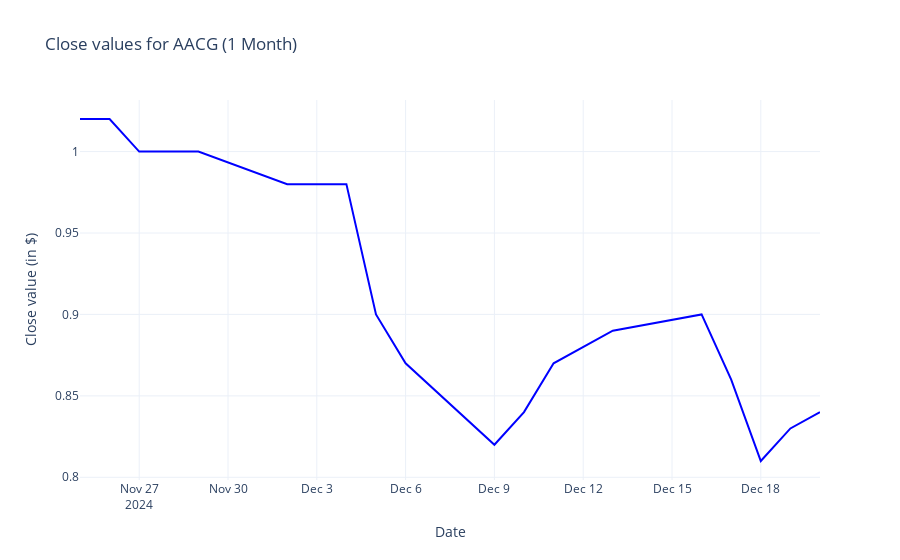

The code cell stored with this chart in its notebook:
### Markdown cell above
3. Analysis and visualizations

### Code cell
def filter_data_by_period(ticker,periode):
    dateToday=datetime.today()

    if periode=="1 Day":
        yesterday=dateToday-timedelta(days=1)
        start_date=yesterday.replace(hour=0,minute=0,second=0,microsecond=0)
    elif periode=="1 Week":
        start_date=dateToday-timedelta(weeks=1)
    elif periode=="1 Month":
        start_date=dateToday-timedelta(weeks=4)
    elif periode=="6 Months":
        start_date=dateToday-timedelta(weeks=26)
    elif periode=="1 Year":
        start_date=dateToday-timedelta(weeks=52)
    elif periode=="5 Years":
        start_date=dateToday-timedelta(weeks=260)

    if (periode=="1 Day") or (periode=="1 Week"):
        filtered=df_min[(df_min["date"]>=start_date)&(df_min["ticker"]==ticker)]
    else:
        filtered=df_day[(df_day["date"]>=start_date)&(df_day["ticker"]==ticker)]
    
    filtered=filtered.sort_values(by="date")
    return filtered

def plot_ticker_with_period(ticker,periode):
    sub=filter_data_by_period(ticker,periode)
    if(periode=="1 Day"):
        sub.loc[sub["date"].diff()>timedelta(hours=12),"close"]=None
        sub["heure"]=sub["date"].dt.strftime("%d %H:%M")
        sub=sub.sort_values(by="date")
        x_label=sub["heure"]
    elif(periode=="1 Week"):
        sub.loc[sub["date"].diff()>timedelta(hours=12),"close"]=None
        sub=sub.sort_values(by="date")
        sub["day"]=sub["date"].dt.strftime("%d %H:%M")
        x_label=sub["day"]
    else:
        sub=sub.sort_values(by="date")
        x_label=sub["date"]
    
    fig=go.Figure()
    fig.add_trace(go.Scatter(
        x=x_label,
        y=sub["close"],
        mode="lines",
        name=f"Close value ({ticker})",
        line=dict(color="blue",width=2),
        connectgaps=False
    ))
    if(periode=="1 Day"):
        titlex="Hour"
        ntickss=24
    elif((periode=="1 Week")):
        titlex="Date"
        ntickss=7
    else:
        titlex="Date"

    if((periode=="1 Day")or(periode=="1 Week")):
        xaxiss=dict(title=titlex,type="category",nticks=ntickss,showgrid=True)
    else:
        xaxiss=dict(title=titlex,showgrid=True)

    fig.update_layout(
        title=f"Close values for {ticker} ({periode})",
        xaxis=xaxiss,
        yaxis_title="Close value (in $)",
        template="plotly_white"
    )
    
    fig.show()

tickers=nasdaq_list
periode=["1 Day","1 Week","1 Month","6 Months","1 Year","5 Years"]

interact(
    plot_ticker_with_period,
    ticker=widgets.Dropdown(options=tickers,description="Select Ticker: "),
    periode=widgets.Dropdown(options=periode,description="Select Period: ")
)

### Figure 1 — Plotly figure (JSON) as saved in the notebook; plotly's stock layout.template omitted (floating-point values rounded to 4 significant figures)
{"data": [{"connectgaps": false, "line": {"color": "blue", "width": 2}, "mode": "lines", "name": "Close value (AACG)", "type": "scatter", "x": ["2024-11-25T00:00:00", "2024-11-26T00:00:00", "2024-11-27T00:00:00", "2024-11-29T00:00:00", "2024-12-02T00:00:00", "2024-12-03T00:00:00", "2024-12-04T00:00:00", "2024-12-05T00:00:00", "2024-12-06T00:00:00", "2024-12-09T00:00:00", "2024-12-10T00:00:00", "2024-12-11T00:00:00", "2024-12-12T00:00:00", "2024-12-13T00:00:00", "2024-12-16T00:00:00", "2024-12-17T00:00:00", "2024-12-18T00:00:00", "2024-12-19T00:00:00", "2024-12-20T00:00:00"], "y": [1.02, 1.02, 1, 1, 0.98, 0.98, 0.98, 0.9, 0.87, 0.82, 0.84, 0.87, 0.88, 0.89, 0.9, 0.86, 0.81, 0.83, 0.84]}], "layout": {"title": {"text": "Close values for AACG (1 Month)"}, "xaxis": {"showgrid": true, "title": {"text": "Date"}}, "yaxis": {"title": {"text": "Close value (in $)"}}}}
